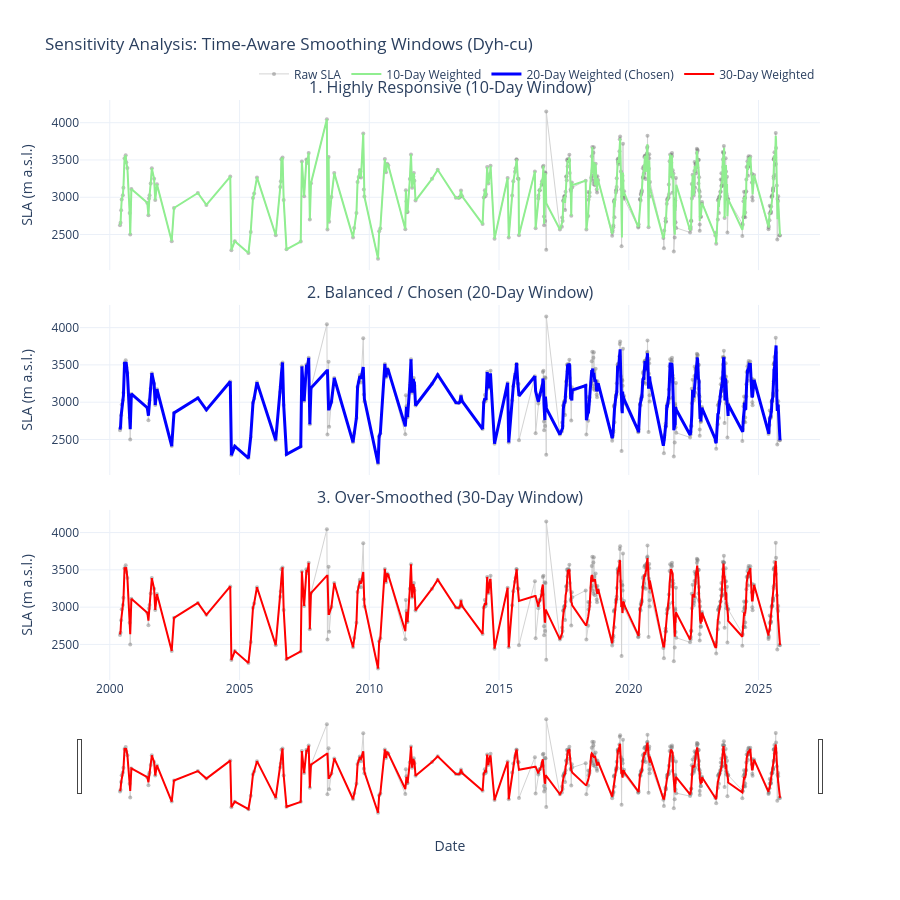

Source (notebook cell):
### Markdown cell above
## 8. Visualization of the different time-aware smoothing windows
The smoothing with the three different window sizes are visualised here, to be able to compare the difference.

### Code cell
# Visualization: 10 vs. 20 vs. 30-day windows
GLACIER_TO_PLOT = 'Dyh-cu' 

if GLACIER_TO_PLOT in clean_glaciers:
    df_plot = clean_glaciers[GLACIER_TO_PLOT]

    # Create stacked subplot 
    fig_compare = make_subplots(
        rows=3, cols=1, 
        shared_xaxes=True,
        vertical_spacing=0.06,
        subplot_titles=(
            "1. Highly Responsive (10-Day Window)", 
            "2. Balanced / Chosen (20-Day Window)",
            "3. Over-Smoothed (30-Day Window)"
        )
    )

    # 10-day window
    # 1. Raw Data
    fig_compare.add_trace(go.Scatter(
        x=df_plot['time_date-string'], y=df_plot['SLA_MP-median'],
        mode='lines+markers', name='Raw SLA', 
        marker=dict(color='gray', opacity=0.5, size=4),
        line=dict(color='lightgray', width=1)
    ), row=1, col=1)

    # 2. 10-Day Smoothed
    fig_compare.add_trace(go.Scatter(
        x=df_plot['time_date-string'], y=df_plot['SLA_weighted_10day'],
        mode='lines', name='10-Day Weighted', 
        line=dict(color='lightgreen', width=2)
    ), row=1, col=1)

    # 20-day window
    # 1. Raw Data 
    fig_compare.add_trace(go.Scatter(
        x=df_plot['time_date-string'], y=df_plot['SLA_MP-median'],
        mode='lines+markers', name='Raw SLA', showlegend=False,
        marker=dict(color='gray', opacity=0.5, size=4),
        line=dict(color='lightgray', width=1)
    ), row=2, col=1)

    # 2. 20-Day Smoothed
    fig_compare.add_trace(go.Scatter(
        x=df_plot['time_date-string'], y=df_plot['SLA_weighted_20day'],
        mode='lines', name='20-Day Weighted (Chosen)', 
        line=dict(color='blue', width=3)
    ), row=2, col=1)

    # 30-day window
    # 1. Raw Data 
    fig_compare.add_trace(go.Scatter(
        x=df_plot['time_date-string'], y=df_plot['SLA_MP-median'],
        mode='lines+markers', name='Raw SLA', showlegend=False,
        marker=dict(color='gray', opacity=0.5, size=4),
        line=dict(color='lightgray', width=1)
    ), row=3, col=1)

    # 2. 30-Day Smoothed
    fig_compare.add_trace(go.Scatter(
        x=df_plot['time_date-string'], y=df_plot['SLA_weighted_30day'],
        mode='lines', name='30-Day Weighted', 
        line=dict(color='red', width=2)
    ), row=3, col=1)

    
    # Layout and formatting
    fig_compare.update_layout(
        title=f"Sensitivity Analysis: Time-Aware Smoothing Windows ({GLACIER_TO_PLOT})",
        height=900, 
        template="plotly_white", 
        hovermode='x unified',
        legend=dict(orientation="h", yanchor="bottom", y=1.02, xanchor="right", x=1)
    )

    fig_compare.update_yaxes(title_text="SLA (m a.s.l.)", row=1, col=1)
    fig_compare.update_yaxes(title_text="SLA (m a.s.l.)", row=2, col=1)
    fig_compare.update_yaxes(title_text="SLA (m a.s.l.)", row=3, col=1)
    
    fig_compare.update_xaxes(title_text="Date", row=3, col=1)

    # Add the range slider only to the bottom
    fig_compare.update_xaxes(rangeslider_visible=True, row=3, col=1)

    fig_compare.show()
else:
    print(f"Error: Could not find '{GLACIER_TO_PLOT}' in your data dictionary.")

### Figure 1 — Plotly figure (JSON) as saved in the notebook; plotly's stock layout.template omitted (floating-point values rounded to 4 significant figures; data arrays with more than 128 entries replaced by an {"elided": "..."} marker saying what was removed)
{"data": [{"line": {"color": "lightgray", "width": 1}, "marker": {"color": "gray", "opacity": 0.5, "size": 4}, "mode": "lines+markers", "name": "Raw SLA", "type": "scatter", "x": {"elided": "435 str values"}, "xaxis": "x", "y": {"elided": "435 float values"}, "yaxis": "y"}, {"line": {"color": "lightgreen", "width": 2}, "mode": "lines", "name": "10-Day Weighted", "type": "scatter", "x": {"elided": "435 str values"}, "xaxis": "x", "y": {"elided": "435 float values"}, "yaxis": "y"}, {"line": {"color": "lightgray", "width": 1}, "marker": {"color": "gray", "opacity": 0.5, "size": 4}, "mode": "lines+markers", "name": "Raw SLA", "showlegend": false, "type": "scatter", "x": {"elided": "435 str values"}, "xaxis": "x2", "y": {"elided": "435 float values"}, "yaxis": "y2"}, {"line": {"color": "blue", "width": 3}, "mode": "lines", "name": "20-Day Weighted (Chosen)", "type": "scatter", "x": {"elided": "435 str values"}, "xaxis": "x2", "y": {"elided": "435 float values"}, "yaxis": "y2"}, {"line": {"color": "lightgray", "width": 1}, "marker": {"color": "gray", "opacity": 0.5, "size": 4}, "mode": "lines+markers", "name": "Raw SLA", "showlegend": false, "type": "scatter", "x": {"elided": "435 str values"}, "xaxis": "x3", "y": {"elided": "435 float values"}, "yaxis": "y3"}, {"line": {"color": "red", "width": 2}, "mode": "lines", "name": "30-Day Weighted", "type": "scatter", "x": {"elided": "435 str values"}, "xaxis": "x3", "y": {"elided": "435 float values"}, "yaxis": "y3"}], "layout": {"annotations": [{"font": {"size": 16}, "showarrow": false, "text": "1. Highly Responsive (10-Day Window)", "x": 0.5, "xanchor": "center", "xref": "paper", "y": 1, "yanchor": "bottom", "yref": "paper"}, {"font": {"size": 16}, "showarrow": false, "text": "2. Balanced / Chosen (20-Day Window)", "x": 0.5, "xanchor": "center", "xref": "paper", "y": 0.6467, "yanchor": "bottom", "yref": "paper"}, {"font": {"size": 16}, "showarrow": false, "text": "3. Over-Smoothed (30-Day Window)", "x": 0.5, "xanchor": "center", "xref": "paper", "y": 0.2933, "yanchor": "bottom", "yref": "paper"}], "height": 900, "hovermode": "x unified", "legend": {"orientation": "h", "x": 1, "xanchor": "right", "y": 1.02, "yanchor": "bottom"}, "title": {"text": "Sensitivity Analysis: Time-Aware Smoothing Windows (Dyh-cu)"}, "xaxis": {"anchor": "y", "domain": [0, 1], "matches": "x3", "showticklabels": false}, "xaxis2": {"anchor": "y2", "domain": [0, 1], "matches": "x3", "showticklabels": false}, "xaxis3": {"anchor": "y3", "domain": [0, 1], "rangeslider": {"visible": true}, "title": {"text": "Date"}}, "yaxis": {"anchor": "x", "domain": [0.7067, 1], "title": {"text": "SLA (m a.s.l.)"}}, "yaxis2": {"anchor": "x2", "domain": [0.3533, 0.6467], "title": {"text": "SLA (m a.s.l.)"}}, "yaxis3": {"anchor": "x3", "domain": [0, 0.2933], "title": {"text": "SLA (m a.s.l.)"}}}}
